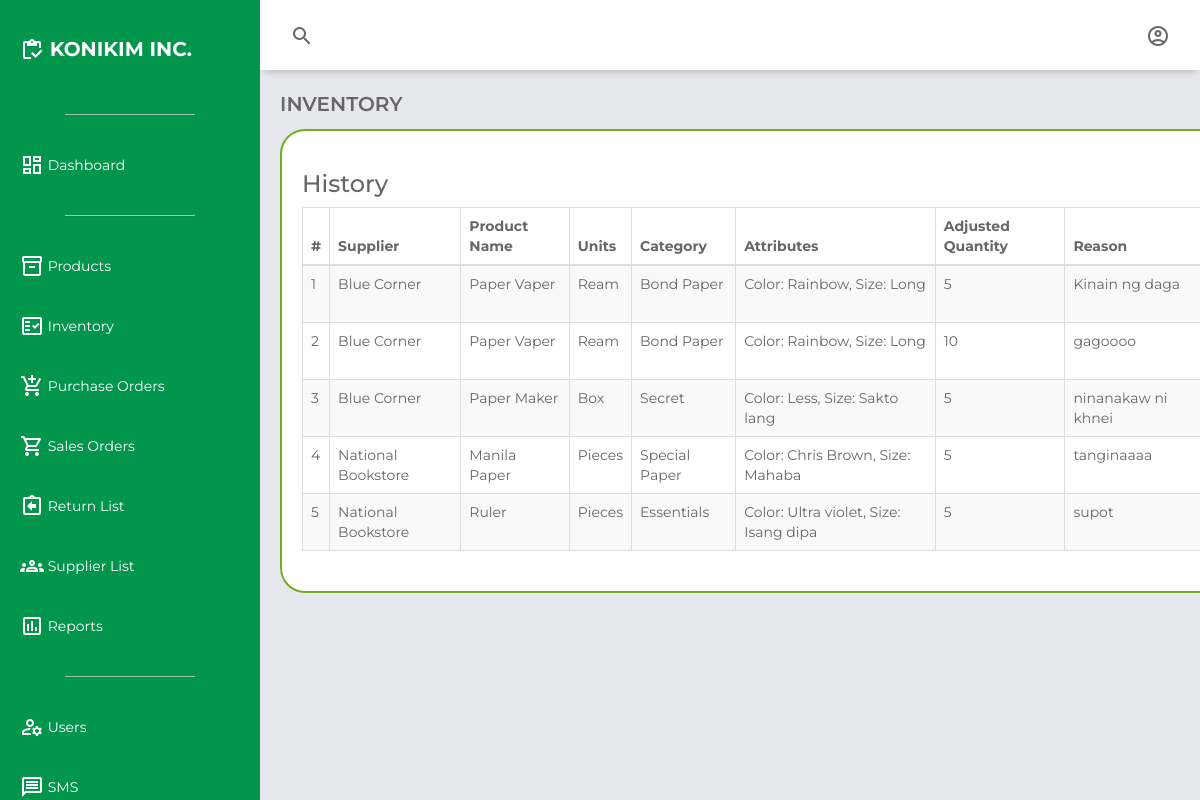
The page /inventory_history.php (signed in) on the database its author committed.
### tables this page shows
CREATE TABLE `adjustment_log` (
  `id` int(11) NOT NULL,
  `product_id` int(11) DEFAULT NULL,
  `adjustment_quantity` int(11) DEFAULT NULL,
  `reason` varchar(255) DEFAULT NULL,
  `adjusted_by` varchar(100) DEFAULT NULL,
  `adjustment_date` datetime DEFAULT current_timestamp()
);

CREATE TABLE `inventory` (
  `id` int(11) NOT NULL,
  `product_id` int(11) NOT NULL,
  `supplier` varchar(255) NOT NULL,
  `productname` varchar(255) NOT NULL,
  `productunit` varchar(50) NOT NULL,
  `productattributes` varchar(255) NOT NULL,
  `productcategory` varchar(255) NOT NULL,
  `productprice` decimal(10,2) NOT NULL,
  `available_stocks` int(11) NOT NULL,
  `total` decimal(10,2) NOT NULL,
  `last_updated` datetime NOT NULL DEFAULT current_timestamp()
);

CREATE TABLE `product_list` (
  `id` int(11) NOT NULL,
  `productcode` varchar(250) NOT NULL,
  `supplierCode` int(11) NOT NULL,
  `productsupplier` varchar(250) NOT NULL,
  `productname` varchar(250) NOT NULL,
  `productcategory` varchar(250) NOT NULL,
  `productattributes` varchar(250) NOT NULL,
  `productunit` varchar(250) NOT NULL,
  `productprice` float NOT NULL,
  `datecreation` timestamp NOT NULL DEFAULT current_timestamp() ON UPDATE current_timestamp()
);

### inventory_history.php (the view, shortened to what this page needs)
<!DOCTYPE html>
<html lang="en">
<head>
    <link rel="stylesheet" href="https://unpkg.com/boxicons@2.0.7/css/boxicons.min.css">
    <link href="https://maxcdn.bootstrapcdn.com/bootstrap/3.3.0/css/bootstrap.min.css" rel="stylesheet">
    <link href="https://cdn.datatables.net/1.10.25/css/dataTables.bootstrap.min.css" rel="stylesheet">
    <link rel="stylesheet" href="css\dashboard.css">
</head>
<body>
    <div class="grid-container">
        <header class="header">
            <div class="header-left">
                <span class="material-icons-outlined">search</span>
            </div>
            <div class="header-right">
                <span class="material-icons-outlined" id="userIcon">account_circle</span>
            </div>
        </header>
        <aside id="sidebar">
            <div class="sidebar-title">
                <div class="sidebar-brand">
                    <span class="material-icons-outlined">inventory</span> KONIKIM INC.
                </div>
            </div>
            <ul class="sidebar-list">
                <hr class="sidebar-divider hr-sidebar-divider">
                <li class="sidebar-list-item">
                    <a href="dashboard.php" target="_self">
                        <span class="material-icons-outlined">dashboard</span> Dashboard
                    </a>
                </li>
                <hr class="sidebar-divider hr-sidebar-divider">
                <li class="sidebar-list-item">
                    <a href="products.php" target="_self">
                        <span class="material-icons-outlined">inventory_2</span> Products
                    </a>
                </li>
                <li class="sidebar-list-item">
                    <a href="inventory.php" target="_self">
                        <span class="material-icons-outlined">fact_check</span> Inventory
                    </a>
                </li>
                <li class="sidebar-list-item">
                    <a href="purchase_orders.php" target="_self">
                        <span class="material-icons-outlined">add_shopping_cart</span> Purchase Orders
                    </a>
                </li>
                <li class="sidebar-list-item">
                    <a href="sales_orders.php" target="_self">
                        <span class="material-icons-outlined">shopping_cart</span> Sales Orders
                    </a>
                </li>
                <li class="sidebar-list-item">
                    <a href="return_list.php" target="_self">
                        <span class="material-icons-outlined">assignment_return</span> Return List
                    </a>
                </li>
                <li class="sidebar-list-item">
                    <a href="supplier.php" target="_self">
                        <span class="material-icons-outlined">groups</span> Supplier List
                    </a>
                </li>
                <li class="sidebar-list-item">
                    <a href="reports.php" target="_self">
                        <span class="material-icons-outlined">poll</span> Reports
                    </a>
                </li>
                <?php if ($_SESSION['user_type'] == 'Administrator') : ?>
                    <hr class="sidebar-divider hr-sidebar-divider">
                    <li class="sidebar-list-item">
                        <a href="user.php" target="_self">
                            <span class="material-icons-outlined">manage_accounts</span> Users
                        </a>
                    </li>
                    <li class="sidebar-list-item">
                        <a href="sms.php" target="_self">
                            <span class="material-icons-outlined">message</span> SMS
                        </a>
                    </li>
                <?php endif; ?>
            </ul>
        </aside>
        <main class="main-container">
            <div class="main-title">
                <p class="font-weight-bold">INVENTORY</p>
            </div>
            <div class="container" style="font-family: 'Montserrat', sans-serif !important;">
                <div class="row">
                    <div class="col-md-12">
                        <h3>History</h3>
                    </div>
                </div>
                <div class="row">
                    <div class="col-md-12">
                        <div class="table-responsive">
                            <table class="table table-bordered table-striped">
                                <thead>
                                    <tr>
                                        <th>#</th>
                                        <th>Supplier</th>
                                        <th>Product Name</th>
                                        <th>Units</th>
                                        <th>Category</th>
                                        <th>Attributes</th>
                                        <th>Adjusted Quantity</th>
                                        <th>Reason</th>
                                    </tr>
                                </thead>
                                <tbody>
                                    <?php
                                    require_once 'db_config.php';
                                    $sql = "SELECT
    adjustment_log.adjustment_quantity,
    adjustment_log.reason,
    adjustment_log.adjusted_by,
    adjustment_log.adjustment_date,
    inventory.supplier,
    product_list.productname,
    product_list.productunit,
    product_list.productcategory,
    product_list.productattributes
FROM
    adjustment_log
JOIN
    inventory ON adjustment_log.product_id = inventory.product_id
JOIN
    product_list ON inventory.product_id = product_list.id";
                                    $result = mysqli_query($conn, $sql);
                                    if (!$result) {
                                        echo "Error: " . mysqli_error($conn);
                                    } else {
                                        $count = 1;
                                        while ($row = mysqli_fetch_assoc($result)) {
                                            echo "<tr>
                    <td>" . $count . "</td>
                    <td>" . htmlspecialchars($row['supplier']) . "</td>
                    <td>" . htmlspecialchars($row['productname']) . "</td>
                    <td>" . htmlspecialchars($row['productunit']) . "</td>
                    <td>" . htmlspecialchars($row['productcategory']) . "</td>
                    <td>" . htmlspecialchars($row['productattributes']) . "</td>
                    <td>" . htmlspecialchars($row['adjustment_quantity']) . "</td>
                    <td>" . htmlspecialchars($row['reason']) . "</td>
                    <td>" . htmlspecialchars($row['adjusted_by']) . "</td>
                    <td>" . htmlspecialchars($row['adjustment_date']) . "</td>
                  </tr>";
                                            $count++;
                                        }
                                    }
                                    ?>
                                </tbody>
                            </table>
                        </div>
                    </div>
                </div>
            </div>
        </main>
    </div>
</body>
</html>

### css/dashboard.css (style rules this page uses)
body { margin: 0; padding: 0; box-sizing: border-box; background-color: #e6e8ed; color: #666666; font-family: "Montserrat", sans-serif !important; }
.material-icons-outlined { vertical-align: middle; line-height: 1px; }
.font-weight-bold { font-weight: 600; }
.grid-container { display: grid; grid-template-columns: 260px 1fr 1fr 1fr; grid-template-rows: 0.2fr 3fr; grid-template-areas: "sidebar header header header" "sidebar main main main"; height: 100vh; }
.header { grid-area: header; height: 70px; background-color: #ffffff; display: flex; align-items: center; justify-content: space-between; padding: 0 30px 0 30px; box-shadow: 0 6px 7px -4px rgba(0, 0, 0, 0.2); }
#sidebar { grid-area: sidebar; height: 100%; background-color: #02964C; color: #ffffff; overflow-y: auto; transition: all 0.5s; -webkit-transition: all 0.5s; }
.hr-sidebar-divider { border-top: 1px solid #ddd; margin: 20px auto; width: 50%; opacity: 0.7; box-shadow: 0 1px 1px rgba(0, 0, 0, 0.1); }
.sidebar-title { display: flex; justify-content: space-between; align-items: center; padding: 20px 20px 20px 20px; margin-bottom: 30px; }
.sidebar-brand { margin-top: 15px; font-size: 20px; font-weight: 700; }
.sidebar-list { padding: 0; margin-top: 15px; list-style-type: none; }
.sidebar-list-item { padding: 20px 20px 20px 20px; }
.sidebar-list-item > a { text-decoration: none; color: #ffffff; }
.main-container { grid-area: main; overflow-y: auto; padding: 20px 20px; }
.container { background-color: #fff; border-radius: 25px; border: 2px solid #73AD21; padding: 20px; }
.main-title { display: flex; justify-content: space-between; }
.main-title > p { font-size: 20px; }

### rows shown on the page
adjustment_log: inventory.supplier "Blue Corner", product_list.productname "Paper Vaper", product_list.productunit "Ream", product_list.productcategory "Bond Paper", product_list.productattributes "Color: Rainbow, Size: Long", adjustment_quantity "5", reason "Kinain ng daga"
adjustment_log: inventory.supplier "Blue Corner", product_list.productname "Paper Vaper", product_list.productunit "Ream", product_list.productcategory "Bond Paper", product_list.productattributes "Color: Rainbow, Size: Long", adjustment_quantity "10", reason "gagoooo"
adjustment_log: inventory.supplier "Blue Corner", product_list.productname "Paper Maker", product_list.productunit "Box", product_list.productcategory "Secret", product_list.productattributes "Color: Less, Size: Sakto lang", adjustment_quantity "5", reason "ninanakaw ni khnei"
adjustment_log: inventory.supplier "National Bookstore", product_list.productname "Manila Paper", product_list.productunit "Pieces", product_list.productcategory "Special Paper", product_list.productattributes "Color: Chris Brown, Size: Mahaba", adjustment_quantity "5", reason "tanginaaaa"
adjustment_log: inventory.supplier "National Bookstore", product_list.productname "Ruler", product_list.productunit "Pieces", product_list.productcategory "Essentials", product_list.productattributes "Color: Ultra violet, Size: Isang dipa", adjustment_quantity "5", reason "supot"
